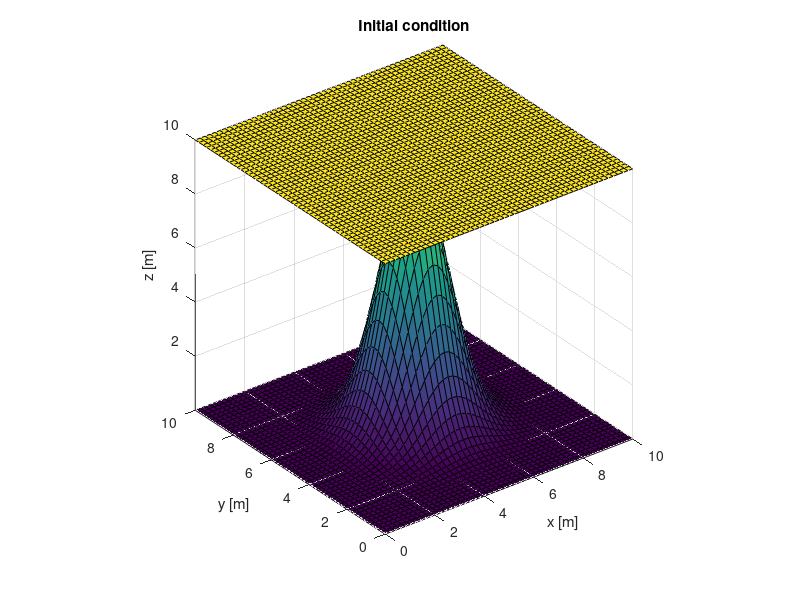
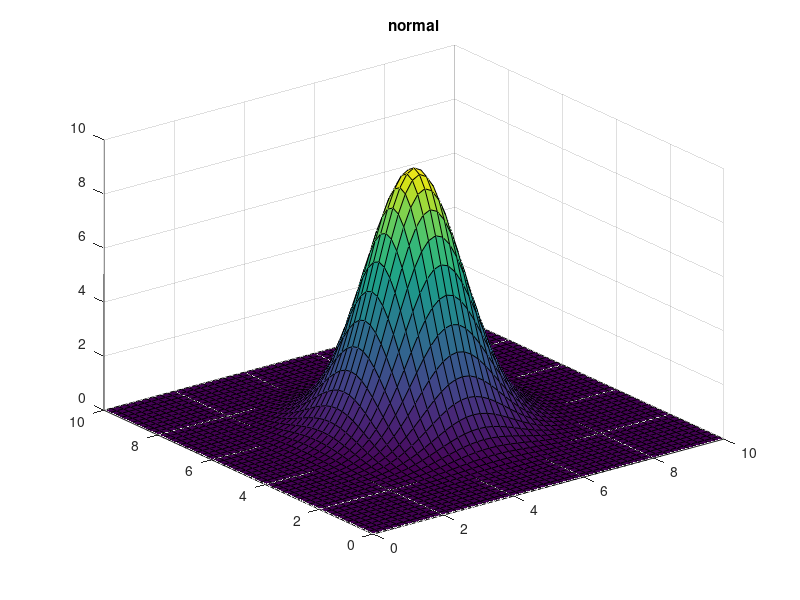
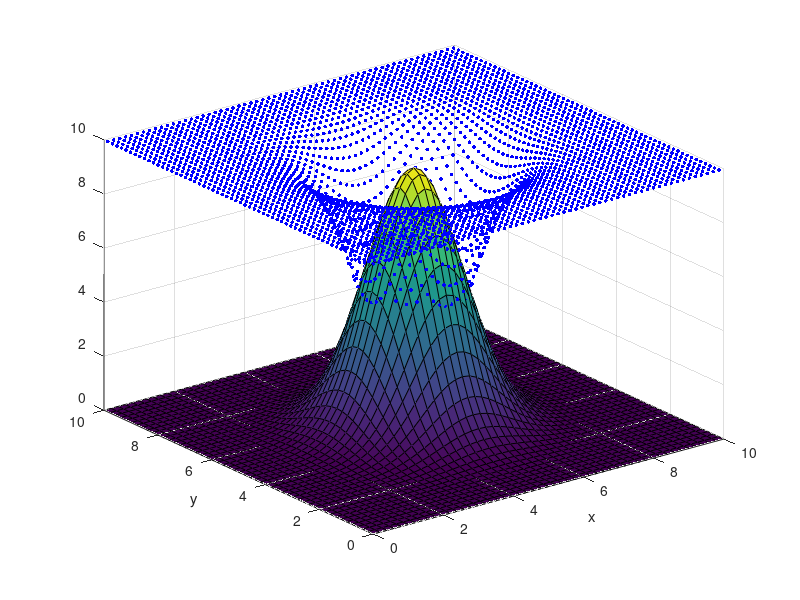

The MATLAB source for these figures, in order:
% WELL-BALANCED-SMALL_HP


clear all;
clc;

Lx = 10; Ly = 10;
nEx = 50; %180
nEy = 50;
hl = [Lx/nEx Ly/nEy];
nl=2;
[xv,yv] = meshgrid(0:hl(1):Lx,0:hl(2):Ly);
NVx = size(xv,2);
NVy = size(yv,1);
NV  = NVx*NVy;
NP = (NVx-1)*(NVy-1);
Nex = NVx-1;
Ney = NVy-1;
x = xv(:); y = yv(:);


Zplot =9.5 .*exp(-2/5.*((xv-5).^2 + (yv-5).^2));  % choose this one for Z_1
%Zplot(xv>=4 & xv<=8 & yv>=4 & yv<=8) = 4;     % choose this one for Z_2

h = 0*Zplot;
Ymin = 0; Ymax = 10; Xmin = 0; Xmax = 10;
select = (yv>Ymin & yv<Ymax & xv >Xmin & xv < Xmax);

[gx,gy] = gradient(Zplot, hl(1), hl(2));

X = xv; Y = yv;
h= 10 - Zplot;
h(h < 0) = 0;

surf (xv, yv, Zplot)
hold all
surf (X, Y, Zplot+h)
axis equal
xlabel('x [m]')
ylabel('y [m]')
zlabel('z [m]')
title('Initial condition')

DX = .17; DY = .17;
[xp, yp] = meshgrid (Xmin:DX:Xmax, Ymin:DY:Ymax);

hp = interp2 (X, Y, h, xp, yp, 'linear');
hp = hp(:);
xp = xp(:);
yp = yp(:);

%{
xL      = 0+(0.5*hl(1)/nl):hl(1)/nl:10;
yL      = 0+(0.5*hl(1)/nl):hl(1)/nl: Ly-(0.5*hl(1)/nl);

[xpl,ypl] = meshgrid(xL,yL);
L = Lx;

xpr = [];
ypr = xpr;

xp = [xpl(:); xpr(:)];
yp = [ypl(:); ypr(:)];

hp =  10.*ones(size(xp(:),1),1);
%}

Xp = [xp(:),yp(:)];



figure()
surf(xv,yv,Zplot);
title('normal')




Z = Zplot(:); %reshape(Zplot,NVy*NVx,1);
dZdx = gx(:); %reshape(gx,NV,1);
dZdy = gy(:); %reshape(gy,NV,1);
nmp = numel(xp(:));







 figure()
surf(xv,yv,Zplot)
hold on
scatter3(xp,yp,hp,7,'b','filled');
axis([0 10 0 10 0 10])
xlabel('x');
ylabel('y');



%% Constants
g     = 9.81;
xi    = 0;
T     = 1.5;

%% Material point quantities initialization
nmp   = numel(xp);
rhosy = 1000.0;
Msys  = sum (hp*(hl(1)/nl).^2*rhosy);
Mp    = Msys/nmp * ones(nmp, 1);
Vp    = Mp./rhosy;
Ap    = Vp./hp;
vp    = zeros (nmp,2);

momp  = zeros (nmp,2);

Fb(:,1) = zeros (nmp,1);
Fb(:,2) = zeros (nmp,1);

mu = 2000.; % Pa
phi = 20.; % degrees
tauy = 30.; % Pa * s

MERGE_SPLIT_ON = 0;

BINGHAM = 0.0;
FRICTION = 0.0;
CFL = 0.1;
BC_FLAG = 0.0;

eq_level = 10.0;

%%
DATA = struct (
	   "x", xp, ...
	   "y", yp, ...
	   "Mp", Mp, ...
	   "Ap", Ap, ...
	   "vpx", vp(:,1), ...
	   "vpy", vp(:,2), ...
	   "Nex", nEx, ...
	   "Ney", nEy, ...
	   "hx", hl(1), ...
	   "hy", hl(2), ...
	   "hp", hp, ...
	   "mom_px", momp(:,1), ...
	   "mom_py", momp(:,2), ...
	   "g", g, ...
	   "T", T, ...
	   "xi", xi, ...
	   "rho", rhosy, ...
	   "Vp", Vp, ...
	   "Z", Z, ...
	   "dZdx", dZdx, ...
	   "dZdy", dZdy, ...

		 "mu", mu, ...
     "phi", phi, ...
     "tauy", tauy, ...
		 
		 "MERGE_SPLIT_ON", MERGE_SPLIT_ON, ...

	   "BINGHAM_ON", BINGHAM, ...
       "FRICTION_ON", FRICTION, ...
       "CFL", CFL, ...
       "BC_FLAG", BC_FLAG, ...
	   "eq_level", eq_level
	 );
% --- Scrittura manuale del DATA.json ---
function v2j (fid, name, x, last)
  if isscalar(x) && ~ischar(x)
    fprintf(fid, '"%s": %.17g', name, x);
  elseif ischar(x)
    fprintf(fid, '"%s": "%s"', name, x);
  else
    x = x(:);
    fprintf(fid, '"%s": [', name);
    fprintf(fid, '%.17g', x(1));
    for k = 2:numel(x)
      fprintf(fid, ',%.17g', x(k));
    endfor
    fprintf(fid, ']');
  endif
  if (~last)
    fprintf(fid, ',\n');
  else
    fprintf(fid, '\n');
  endif
endfunction

FID = fopen("DATA.json","w");
fprintf(FID, "{\n");
v2j(FID, "x",           xp,         false);
v2j(FID, "y",           yp,         false);
v2j(FID, "Mp",          Mp,         false);
v2j(FID, "Ap",          Ap,         false);
v2j(FID, "vpx",         vp(:,1),    false);
v2j(FID, "vpy",         vp(:,2),    false);
v2j(FID, "Nex",         Nex,        false);
v2j(FID, "Ney",         Ney,        false);
v2j(FID, "hx",          hl(1),      false);
v2j(FID, "hy",          hl(2),      false);
v2j(FID, "hp",          hp,         false);
v2j(FID, "mom_px",      momp(:,1),  false);
v2j(FID, "mom_py",      momp(:,2),  false);
v2j(FID, "g",           g,          false);
v2j(FID, "T",           T,          false);
v2j(FID, "xi",          xi,         false);
v2j(FID, "rho",         rhosy,      false);
v2j(FID, "Vp",          Vp,         false);
v2j(FID, "Z",           Z,          false);
v2j(FID, "dZdx",        dZdx,       false);
v2j(FID, "dZdy",        dZdy,       false);
v2j(FID, "mu",          mu,         false);
v2j(FID, "phi",         phi,        false);
v2j(FID, "tauy",        tauy,       false);

v2j(FID, "MERGE_SPLIT_ON", MERGE_SPLIT_ON, false);

v2j(FID, "BC_FLAG",    BC_FLAG,           false);
v2j(FID, "CFL",        CFL,           false);
v2j(FID, "BINGHAM_ON", BINGHAM,           false);
v2j(FID, "eq_level",eq_level,           false); 
v2j(FID, "FRICTION_ON",FRICTION,           true);
fprintf(FID, "}\n");
fclose(FID);
disp("DATA.json scritto correttamente");
